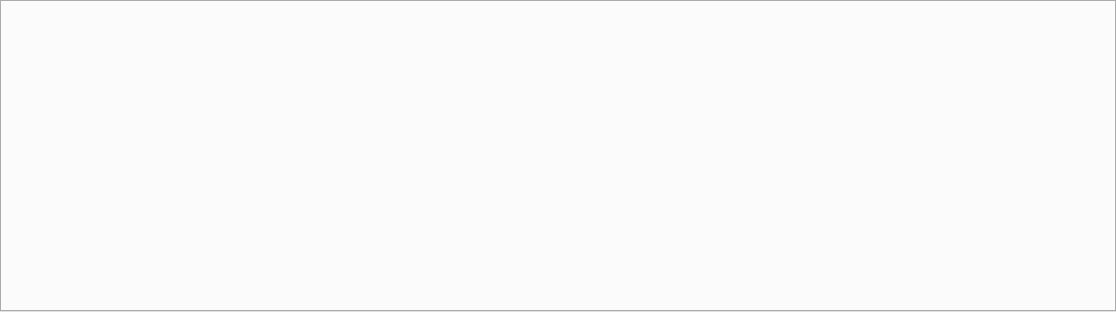
<?xml version="1.0" encoding="UTF-8"?>
<ui version="4.0">
 <class>InfoWidget</class>
 <widget class="QWidget" name="InfoWidget">
  <property name="geometry">
   <rect>
    <x>0</x>
    <y>0</y>
    <width>1116</width>
    <height>312</height>
   </rect>
  </property>
  <property name="windowTitle">
   <string>Form</string>
  </property>
  <layout class="QGridLayout" name="gridLayout">
   <property name="leftMargin">
    <number>0</number>
   </property>
   <property name="topMargin">
    <number>0</number>
   </property>
   <property name="rightMargin">
    <number>0</number>
   </property>
   <property name="bottomMargin">
    <number>0</number>
   </property>
   <item row="0" column="0">
    <widget class="QTabWidget" name="tabWidget">
     <property name="currentIndex">
      <number>-1</number>
     </property>
    </widget>
   </item>
  </layout>
 </widget>
 <resources/>
 <connections/>
</ui>
